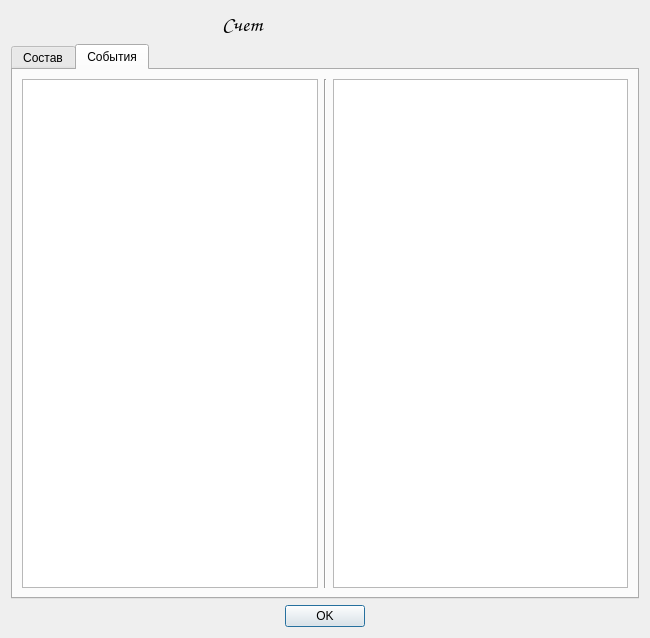
<?xml version="1.0" encoding="UTF-8"?>
<ui version="4.0">
 <class>MatchInfo</class>
 <widget class="QDialog" name="MatchInfo">
  <property name="geometry">
   <rect>
    <x>0</x>
    <y>0</y>
    <width>650</width>
    <height>638</height>
   </rect>
  </property>
  <property name="windowTitle">
   <string>Информация о матче</string>
  </property>
  <layout class="QVBoxLayout" name="verticalLayout_2">
   <item>
    <layout class="QHBoxLayout" name="horizontalLayout_2">
     <item>
      <widget class="QLabel" name="lblHomePict">
       <property name="text">
        <string/>
       </property>
       <property name="pixmap">
        <pixmap>:/images/images/stub.png</pixmap>
       </property>
      </widget>
     </item>
     <item>
      <widget class="QLabel" name="lblScore">
       <property name="font">
        <font>
         <family>Comic Sans MS</family>
         <pointsize>16</pointsize>
        </font>
       </property>
       <property name="text">
        <string>Счет</string>
       </property>
      </widget>
     </item>
     <item>
      <widget class="QLabel" name="lblAwayPict">
       <property name="text">
        <string/>
       </property>
       <property name="pixmap">
        <pixmap>:/images/images/stub.png</pixmap>
       </property>
      </widget>
     </item>
    </layout>
   </item>
   <item>
    <widget class="QTabWidget" name="tabWidget">
     <property name="currentIndex">
      <number>1</number>
     </property>
     <widget class="QWidget" name="tab">
      <attribute name="title">
       <string>Состав</string>
      </attribute>
      <layout class="QHBoxLayout" name="horizontalLayout">
       <item>
        <widget class="QListWidget" name="lstHomeStart"/>
       </item>
       <item>
        <widget class="Line" name="line">
         <property name="orientation">
          <enum>Qt::Vertical</enum>
         </property>
        </widget>
       </item>
       <item>
        <widget class="QListWidget" name="lstAwayStart"/>
       </item>
      </layout>
     </widget>
     <widget class="QWidget" name="tab_2">
      <attribute name="title">
       <string>События</string>
      </attribute>
      <layout class="QHBoxLayout" name="horizontalLayout_3">
       <item>
        <widget class="QListWidget" name="lstHomeEvents"/>
       </item>
       <item>
        <widget class="Line" name="line_2">
         <property name="orientation">
          <enum>Qt::Vertical</enum>
         </property>
        </widget>
       </item>
       <item>
        <widget class="QListWidget" name="lstAwayEvents"/>
       </item>
      </layout>
     </widget>
    </widget>
   </item>
   <item>
    <widget class="QDialogButtonBox" name="buttonBox">
     <property name="orientation">
      <enum>Qt::Horizontal</enum>
     </property>
     <property name="standardButtons">
      <set>QDialogButtonBox::Ok</set>
     </property>
     <property name="centerButtons">
      <bool>true</bool>
     </property>
    </widget>
   </item>
  </layout>
 </widget>
 <resources/>
 <connections>
  <connection>
   <sender>buttonBox</sender>
   <signal>accepted()</signal>
   <receiver>MatchInfo</receiver>
   <slot>accept()</slot>
   <hints>
    <hint type="sourcelabel">
     <x>248</x>
     <y>254</y>
    </hint>
    <hint type="destinationlabel">
     <x>157</x>
     <y>274</y>
    </hint>
   </hints>
  </connection>
  <connection>
   <sender>buttonBox</sender>
   <signal>rejected()</signal>
   <receiver>MatchInfo</receiver>
   <slot>reject()</slot>
   <hints>
    <hint type="sourcelabel">
     <x>316</x>
     <y>260</y>
    </hint>
    <hint type="destinationlabel">
     <x>286</x>
     <y>274</y>
    </hint>
   </hints>
  </connection>
 </connections>
</ui>
